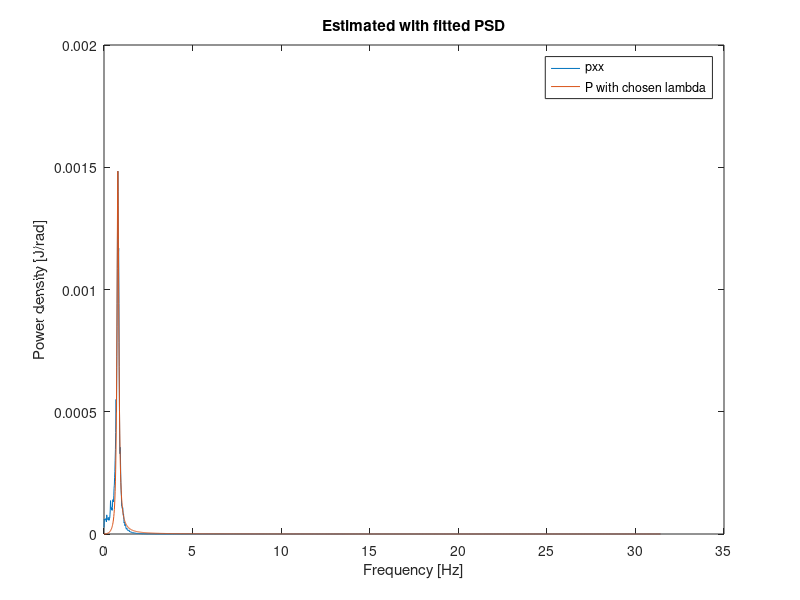

The MATLAB source for this figure:
clc;
clear all;
close all;

% Initialization

%   From Part 1
om1 = 0.005;    om2 = 0.05;
A1 = 29.354;    A2 = 0.831;
T_sqr = (A2^2*om2^2 - A1^2*om1^2) / (A1^2*om1^4 - A2^2*om2^4);
T = sqrt(T_sqr);
K = A1*om1*sqrt(T^2*om1^2 + 1);

% Part 2
load('wave.mat');
Fs = 10;
window_size = 4096;

[pxx,f] = pwelch(psi_w(2,:)*(pi/180), window_size,[],[],Fs);
omega= 2*pi*f; %rad/s]                  
pxx= pxx./(2*pi); %[s/rad]

figure
plot(omega, pxx); hold on;
%w_0 was identifyd by the plot 
w_0 = 0.7823; 

%Calculating sigma, sigma^2 was the peak value og the plot
sigma= sqrt(0.001484); 

%Finding lamda 
lambda = 0.08;
Kw = 2*lambda*w_0*sigma;

ss = (Kw^2*omega.^2)./(omega.^4+w_0^4 +2*omega.^2*w_0^2*(-1+2*lambda^2));
plot(omega,ss);
xlabel('Frequency [Hz]'); ylabel('Power density [J/rad]');
title('Estimated with fitted PSD'); legend('pxx','P with chosen lambda');